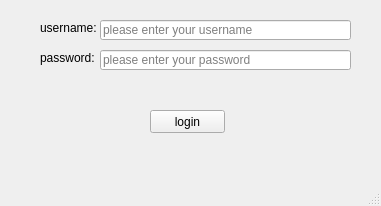
<?xml version="1.0" encoding="UTF-8"?>
<ui version="4.0">
 <class>MainWindow</class>
 <widget class="QMainWindow" name="MainWindow">
  <property name="geometry">
   <rect>
    <x>0</x>
    <y>0</y>
    <width>381</width>
    <height>206</height>
   </rect>
  </property>
  <property name="windowTitle">
   <string>login</string>
  </property>
  <property name="styleSheet">
   <string notr="true"/>
  </property>
  <widget class="QWidget" name="centralwidget">
   <widget class="QLabel" name="label">
    <property name="geometry">
     <rect>
      <x>40</x>
      <y>20</y>
      <width>61</width>
      <height>16</height>
     </rect>
    </property>
    <property name="text">
     <string>username:</string>
    </property>
   </widget>
   <widget class="QLineEdit" name="lineEdit">
    <property name="geometry">
     <rect>
      <x>100</x>
      <y>20</y>
      <width>251</width>
      <height>20</height>
     </rect>
    </property>
    <property name="toolTip">
     <string>fill username</string>
    </property>
    <property name="placeholderText">
     <string>please enter your username</string>
    </property>
   </widget>
   <widget class="QLabel" name="label_2">
    <property name="geometry">
     <rect>
      <x>40</x>
      <y>50</y>
      <width>61</width>
      <height>16</height>
     </rect>
    </property>
    <property name="text">
     <string>password:</string>
    </property>
   </widget>
   <widget class="QLineEdit" name="lineEdit_2">
    <property name="geometry">
     <rect>
      <x>100</x>
      <y>50</y>
      <width>251</width>
      <height>20</height>
     </rect>
    </property>
    <property name="echoMode">
     <enum>QLineEdit::Password</enum>
    </property>
    <property name="placeholderText">
     <string>please enter your password</string>
    </property>
   </widget>
   <widget class="QPushButton" name="pushButton">
    <property name="geometry">
     <rect>
      <x>150</x>
      <y>110</y>
      <width>75</width>
      <height>23</height>
     </rect>
    </property>
    <property name="text">
     <string>login</string>
    </property>
   </widget>
  </widget>
  <widget class="QMenuBar" name="menubar">
   <property name="geometry">
    <rect>
     <x>0</x>
     <y>0</y>
     <width>381</width>
     <height>21</height>
    </rect>
   </property>
  </widget>
  <widget class="QStatusBar" name="statusbar"/>
 </widget>
 <resources/>
 <connections/>
</ui>
